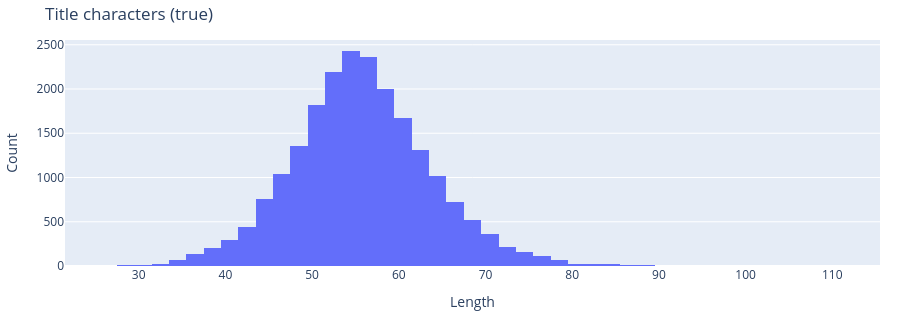
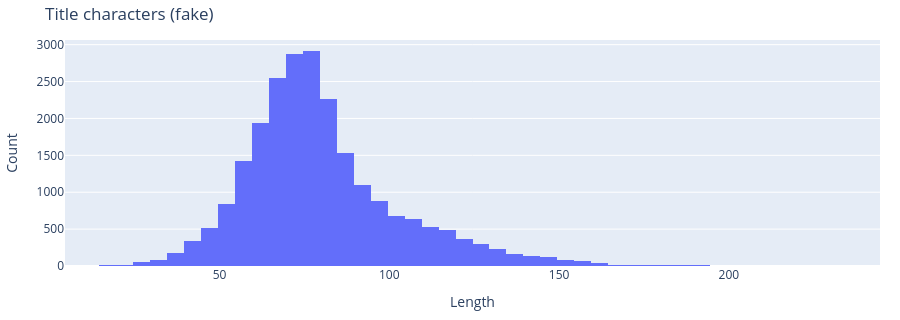
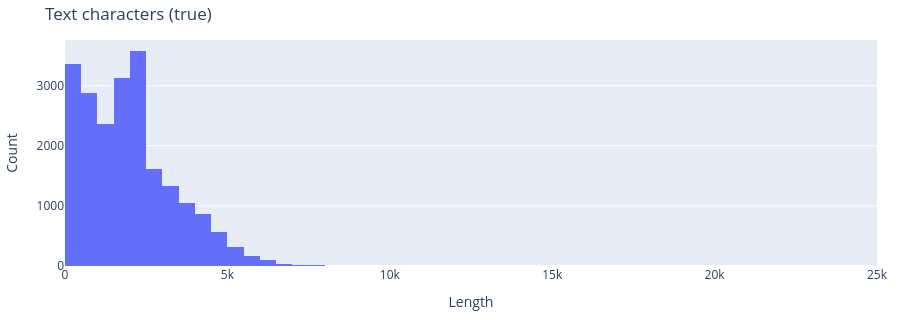
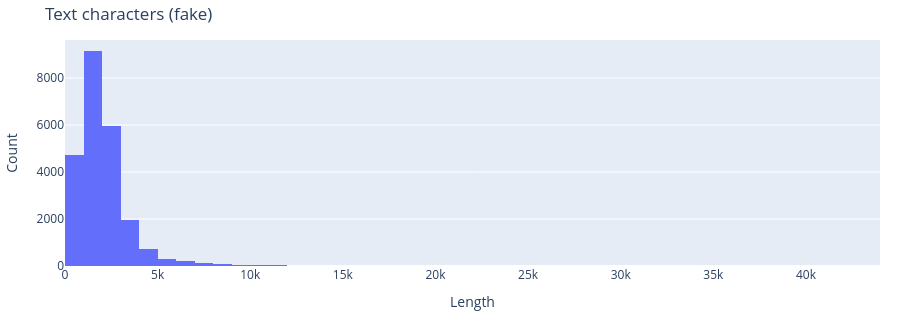

Notebook code for these charts, in order:
### Markdown cell above
### Character and word length distributions

### Code cell
def char_len_no_spaces(series):
    return series.fillna("").map(lambda x: len(x) - x.count(" "))


def word_len(series):
    return series.fillna("").map(lambda x: len(x.split()))


length_frames = {
    "Title characters (true)": char_len_no_spaces(df_all.loc[df_all.label == 1, "title"]),
    "Title characters (fake)": char_len_no_spaces(df_all.loc[df_all.label == 0, "title"]),
    "Text characters (true)": char_len_no_spaces(df_all.loc[df_all.label == 1, "text"]),
    "Text characters (fake)": char_len_no_spaces(df_all.loc[df_all.label == 0, "text"]),
    "Title words (true)": word_len(df_all.loc[df_all.label == 1, "title"]),
    "Title words (fake)": word_len(df_all.loc[df_all.label == 0, "title"]),
    "Text words (true)": word_len(df_all.loc[df_all.label == 1, "text"]),
    "Text words (fake)": word_len(df_all.loc[df_all.label == 0, "text"]),
    "Processed title words (true)": word_len(
        df_all.loc[df_all.label == 1, "processed_title"]
    ),
    "Processed title words (fake)": word_len(
        df_all.loc[df_all.label == 0, "processed_title"]
    ),
    "Processed text words (true)": word_len(
        df_all.loc[df_all.label == 1, "processed_text"]
    ),
    "Processed text words (fake)": word_len(
        df_all.loc[df_all.label == 0, "processed_text"]
    ),
}

for title, series in length_frames.items():
    fig = px.histogram(x=series, nbins=60, title=title)
    fig.update_layout(
        xaxis_title="Length",
        yaxis_title="Count",
        height=320,
        margin=dict(l=20, r=20, t=40, b=20),
    )
    fig.show()

### Figure 1 — Plotly figure (JSON) as saved in the notebook; plotly's stock layout.template omitted (floating-point values rounded to 4 significant figures; data arrays with more than 128 entries replaced by an {"elided": "..."} marker saying what was removed)
{"data": [{"bingroup": "x", "hovertemplate": "x=%{x}<br>count=%{y}<extra></extra>", "legendgroup": "", "marker": {"color": "#636efa", "pattern": {"shape": ""}}, "name": "", "nbinsx": 60, "orientation": "v", "showlegend": false, "type": "histogram", "x": {"elided": "21417 int values"}, "xaxis": "x", "yaxis": "y"}], "layout": {"barmode": "relative", "height": 320, "legend": {"tracegroupgap": 0}, "margin": {"b": 20, "l": 20, "r": 20, "t": 40}, "title": {"text": "Title characters (true)"}, "xaxis": {"anchor": "y", "domain": [0.0, 1.0], "title": {"text": "Length"}}, "yaxis": {"anchor": "x", "domain": [0.0, 1.0], "title": {"text": "Count"}}}}

### Figure 2 — Plotly figure (JSON) as saved in the notebook; plotly's stock layout.template omitted (floating-point values rounded to 4 significant figures; data arrays with more than 128 entries replaced by an {"elided": "..."} marker saying what was removed)
{"data": [{"bingroup": "x", "hovertemplate": "x=%{x}<br>count=%{y}<extra></extra>", "legendgroup": "", "marker": {"color": "#636efa", "pattern": {"shape": ""}}, "name": "", "nbinsx": 60, "orientation": "v", "showlegend": false, "type": "histogram", "x": {"elided": "23481 int values"}, "xaxis": "x", "yaxis": "y"}], "layout": {"barmode": "relative", "height": 320, "legend": {"tracegroupgap": 0}, "margin": {"b": 20, "l": 20, "r": 20, "t": 40}, "title": {"text": "Title characters (fake)"}, "xaxis": {"anchor": "y", "domain": [0.0, 1.0], "title": {"text": "Length"}}, "yaxis": {"anchor": "x", "domain": [0.0, 1.0], "title": {"text": "Count"}}}}

### Figure 3 — Plotly figure (JSON) as saved in the notebook; plotly's stock layout.template omitted (floating-point values rounded to 4 significant figures; data arrays with more than 128 entries replaced by an {"elided": "..."} marker saying what was removed)
{"data": [{"bingroup": "x", "hovertemplate": "x=%{x}<br>count=%{y}<extra></extra>", "legendgroup": "", "marker": {"color": "#636efa", "pattern": {"shape": ""}}, "name": "", "nbinsx": 60, "orientation": "v", "showlegend": false, "type": "histogram", "x": {"elided": "21417 int values"}, "xaxis": "x", "yaxis": "y"}], "layout": {"barmode": "relative", "height": 320, "legend": {"tracegroupgap": 0}, "margin": {"b": 20, "l": 20, "r": 20, "t": 40}, "title": {"text": "Text characters (true)"}, "xaxis": {"anchor": "y", "domain": [0.0, 1.0], "title": {"text": "Length"}}, "yaxis": {"anchor": "x", "domain": [0.0, 1.0], "title": {"text": "Count"}}}}

### Figure 4 — Plotly figure (JSON) as saved in the notebook; plotly's stock layout.template omitted (floating-point values rounded to 4 significant figures; data arrays with more than 128 entries replaced by an {"elided": "..."} marker saying what was removed)
{"data": [{"bingroup": "x", "hovertemplate": "x=%{x}<br>count=%{y}<extra></extra>", "legendgroup": "", "marker": {"color": "#636efa", "pattern": {"shape": ""}}, "name": "", "nbinsx": 60, "orientation": "v", "showlegend": false, "type": "histogram", "x": {"elided": "23481 int values"}, "xaxis": "x", "yaxis": "y"}], "layout": {"barmode": "relative", "height": 320, "legend": {"tracegroupgap": 0}, "margin": {"b": 20, "l": 20, "r": 20, "t": 40}, "title": {"text": "Text characters (fake)"}, "xaxis": {"anchor": "y", "domain": [0.0, 1.0], "title": {"text": "Length"}}, "yaxis": {"anchor": "x", "domain": [0.0, 1.0], "title": {"text": "Count"}}}}
